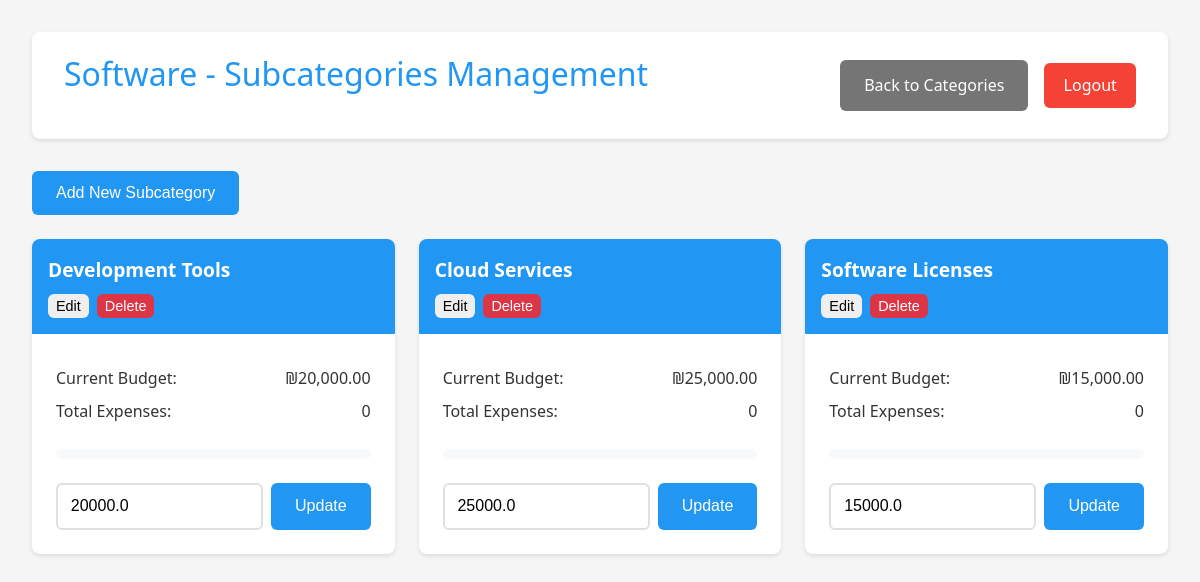
Screenshot of /manager/subcategories/1 (signed in) with the database file from the repository.
### app.py (models this page shows)
class Category(db.Model):
    id = db.Column(db.Integer, primary_key=True)
    name = db.Column(db.String(100), nullable=False)
    budget = db.Column(db.Float, default=0.0)
    department_id = db.Column(db.Integer, db.ForeignKey('department.id'), nullable=False)
    subcategories = db.relationship('Subcategory', backref='category', lazy=True)

class Subcategory(db.Model):
    id = db.Column(db.Integer, primary_key=True)
    name = db.Column(db.String(100), nullable=False)
    budget = db.Column(db.Float, default=0.0)
    category_id = db.Column(db.Integer, db.ForeignKey('category.id'), nullable=False)
    expenses = db.relationship('Expense', backref='subcategory', lazy=True)

### app.py (the view)
@app.route('/manager/subcategories/<int:cat_id>')
@login_required
def manage_subcategories(cat_id):
    if not current_user.is_manager:
        return redirect(url_for('employee_dashboard'))
    category = Category.query.get_or_404(cat_id)
    return render_template('manage_subcategories.html', category=category)

### app.py (called while the page is built)
@login_manager.user_loader
def load_user(user_id):
    return User.query.get(int(user_id))

@app.template_filter('min_value')
def min_value(value, limit):
    return min(value, limit)

@app.template_filter('format_currency')
def format_currency(value):
    return f"₪{value:,.2f}"

### templates/manage_subcategories.html (shortened to what this page needs)
{% extends "base.html" %}
{% block content %}
<div class="container">
    <header>
        <h1>{{ category.name }} - Subcategories Management</h1>
        <div class="header-actions">
            <a href="{{ url_for('manage_categories', dept_id=category.department.id) }}" class="button secondary">Back to Categories</a>
            <a href="{{ url_for('logout') }}" class="logout-btn">Logout</a>
        </div>
    </header>
    {% if current_user.username == 'admin' or (current_user.is_manager and current_user.department_id == category.department.id) %}
    <div class="admin-controls">
        <button onclick="showAddSubcategoryModal()" class="button primary">Add New Subcategory</button>
    </div>
    {% endif %}
    <div class="budget-grid">
        {% for subcategory in category.subcategories %}
        <div class="budget-card">
            <div class="budget-header">
                <h3>{{ subcategory.name }}</h3>
                {% if current_user.username == 'admin' or (current_user.is_manager and current_user.department_id == category.department.id) %}
                <div class="subcategory-actions">
                    <button onclick="showEditSubcategoryModal({{ subcategory.id }}, '{{ subcategory.name }}', {{ subcategory.budget }})" class="button small">Edit</button>
                    <button onclick="deleteSubcategory({{ subcategory.id }})" class="button small danger">Delete</button>
                </div>
                {% endif %}
            </div>
            <div class="budget-body">
                <div class="budget-info">
                    <p><strong>Current Budget:</strong> {{ subcategory.budget|format_currency }}</p>
                    <p><strong>Total Expenses:</strong> {{ subcategory.expenses|length }}</p>
                </div>
                <div class="budget-progress">
                    {% set total_expenses = namespace(value=0) %}
                    {% for expense in subcategory.expenses %}
                        {% if expense.status == 'approved' %}
                            {% set total_expenses.value = total_expenses.value + expense.amount %}
                        {% endif %}
                    {% endfor %}
                    {% set usage_percent = (total_expenses.value / subcategory.budget * 100) if subcategory.budget > 0 else 0 %}
                    <div class="progress-bar">
                    </div>
                </div>
                {% if current_user.username == 'admin' or (current_user.is_manager and current_user.department_id == category.department.id) %}
                <div class="budget-form">
                    <div class="budget-input">
                        <input type="number" step="0.01" min="0" value="{{ subcategory.budget }}" id="budget-{{ subcategory.id }}" class="form-control">
                        <button onclick="updateBudget({{ subcategory.id }})" class="button primary">Update</button>
                    </div>
                </div>
                {% endif %}
            </div>
        </div>
        {% endfor %}
    </div>
</div>
{% endblock %}

### templates/base.html (shortened to what this page needs)
<!DOCTYPE html>
<html lang="en">
<head>
    <link rel="stylesheet" href="{{ url_for('static', filename='style.css') }}">
</head>
<body>
    {% block content %}{% endblock %}
</body>
</html>

### static/style.css (style rules this page uses)
:root { --primary-color: #2196F3; --secondary-color: #FFC107; --success-color: #4CAF50; --danger-color: #f44336; --text-color: #333; --bg-color: #f5f5f5; --card-bg: #ffffff; --background-light: #f8f9fa; }
* { margin: 0; padding: 0; box-sizing: border-box; transition: all 0.3s ease; }
body { font-family: 'Segoe UI', Roboto, Arial, sans-serif; background-color: var(--bg-color); color: var(--text-color); line-height: 1.6; }
.container { max-width: 1200px; margin: 0 auto; padding: 2rem; }
header { background-color: var(--card-bg); padding: 1rem 2rem; box-shadow: 0 2px 4px rgba(0,0,0,0.1); margin-bottom: 2rem; border-radius: 8px; display: flex; justify-content: space-between; align-items: center; }
h1 { color: var(--primary-color); font-weight: 500; margin-bottom: 1.5rem; }
input[type="text"], input[type="password"], input[type="number"], textarea { width: 100%; padding: 0.8rem; border: 2px solid #e0e0e0; border-radius: 6px; font-size: 1rem; transition: border-color 0.3s ease; }
.button, button { display: inline-flex; align-items: center; justify-content: center; padding: 0.8rem 1.5rem; border: none; border-radius: 6px; font-size: 1rem; font-weight: 500; cursor: pointer; text-decoration: none; transition: transform 0.2s ease, box-shadow 0.2s ease; }
.button.primary { background-color: var(--primary-color); color: white; }
.button.secondary { background-color: #757575; color: white; }
.logout-btn { background-color: var(--danger-color); color: white; padding: 0.6rem 1.2rem; border-radius: 6px; text-decoration: none; font-weight: 500; }
.button.small { padding: 0.4rem 0.8rem; font-size: 0.875rem; }
.header-actions { display: flex; gap: 1rem; align-items: center; }
.budget-grid { display: grid; grid-template-columns: repeat(auto-fill, minmax(300px, 1fr)); gap: 1.5rem; margin-top: 1.5rem; }
.budget-card { background: white; border-radius: 8px; box-shadow: 0 2px 4px rgba(0,0,0,0.1); overflow: hidden; transition: transform 0.2s ease-in-out, box-shadow 0.2s ease-in-out; }
.budget-header { padding: 1rem; background: var(--primary-color); color: white; }
.budget-header h3 { margin: 0; font-size: 1.2rem; }
.budget-body { padding: 1.5rem; }
.budget-info { margin-bottom: 1.5rem; }
.budget-info p { margin: 0.5rem 0; color: var(--text-color); display: flex; justify-content: space-between; align-items: center; }
.budget-info p strong { font-weight: 500; }
.budget-progress { margin: 1.5rem 0; }
.progress-bar { width: 100%; height: 10px; background-color: var(--background-light); border-radius: 5px; overflow: hidden; position: relative; }
.budget-form { margin-top: 1.5rem; }
.budget-input { display: flex; gap: 0.5rem; }
.budget-input input { flex: 1; }

### templates/manage_subcategories.html (style rules this page uses)
.admin-controls { margin-bottom: 20px; }
.subcategory-actions { display: flex; gap: 8px; margin-top: 8px; }
.button.small { padding: 4px 8px; font-size: 0.9em; }
.button.danger { background-color: #dc3545; color: white; }

### rows the page displays
Category: name "Software"
Subcategory: name "Development Tools", budget "₪20,000.00", expenses|length "0", budget "20000.0"
Subcategory: name "Cloud Services", budget "₪25,000.00", expenses|length "0", budget "25000.0"
Subcategory: name "Software Licenses", budget "₪15,000.00", expenses|length "0", budget "15000.0"
